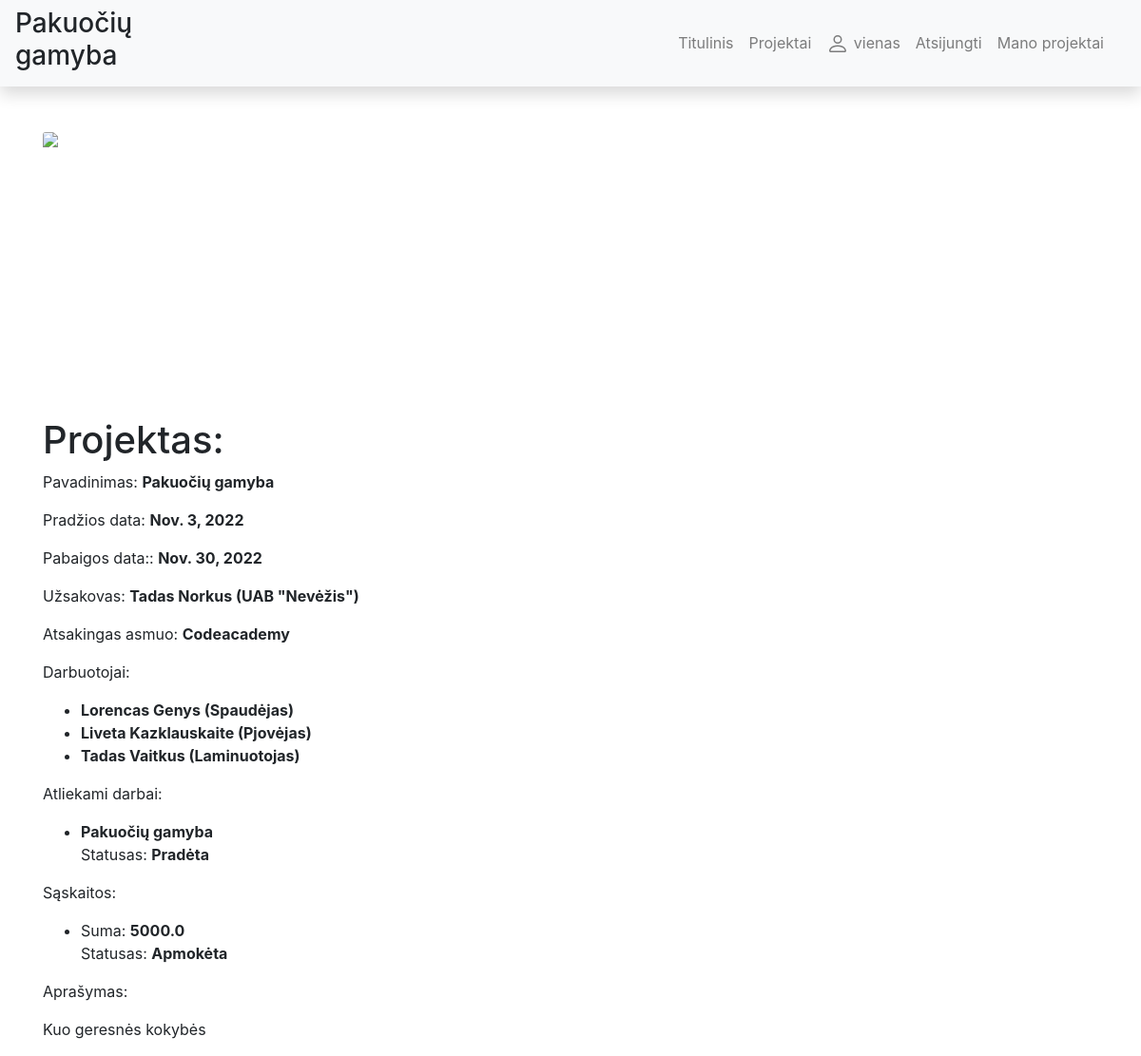
Page /projects/1 (signed in) on the committed database.
### main/models.py (models this page shows, shortened)
class Project(models.Model):
    name = models.CharField('name', max_length=200, help_text='Įveskite projekto pavadinimą')
    date_start = models.DateField('Pradžios data', blank=True)
    date_end = models.DateField('Pabaigos data', blank=True)
    client = models.ForeignKey('Client', verbose_name='Klientas', on_delete=models.SET_NULL, null=True, blank=True)
    in_charge = models.ForeignKey(User, verbose_name='Projekto Vadovas', on_delete=models.SET_NULL, null=True,
                                  blank=True)
    employees = models.ManyToManyField("Employee", verbose_name='Darbuotojai',
                                       help_text='Darbuotojai')
    tasks = models.ManyToManyField("Task", verbose_name='Užduotys', help_text='Darbai')
    bills = models.ManyToManyField("Bill", verbose_name='Sąskaitos', help_text='Sąskaitos')
    image = models.ImageField(("Nuotrauka"), upload_to='project_images', null=True, blank=True)
    description = HTMLField(verbose_name='Aprašymas', blank=True, null=True)
    class Meta:
        verbose_name = ('Projektas')
        verbose_name_plural = ('Projektai')

class Client(models.Model):
    first_name = models.CharField('Vardas', max_length=50, help_text='Įveskite kliento vardą')
    last_name = models.CharField('Pavardė', max_length=50, help_text='Įveskite kliento pavardę')
    company = models.CharField('Įmonė', max_length=50, help_text='Įmonės pavadinimas')
    email_field = models.EmailField('Email', max_length=50, help_text='Įveskite kliento elektroninį paštą')
    def __str__(self):
        return f"{self.first_name} {self.last_name} ({self.company})"
    class Meta:
        verbose_name = ('Klientas')
        verbose_name_plural = ('Klientai')

class Employee(models.Model):
    first_name = models.CharField('Vardas', max_length=100, help_text='Įveskite darbuotojo vardą')
    last_name = models.CharField('Pavardė', max_length=100, help_text='Įveskite darbuotojo pavardę')
    position = models.ForeignKey('Position', verbose_name='Pareigos', on_delete=models.SET_NULL, null=True, blank=True)
    def __str__(self):
        return f"{self.first_name} {self.last_name} ({self.position})"
    class Meta:
        verbose_name = ('Darbuotojas')
        verbose_name_plural = ('Darbuotojai')

class Position(models.Model):
    position_name = models.CharField('Pareigos', max_length=100, help_text='Įveskite darbuotojo pareigas')
    def __str__(self):
        return f"{self.position_name}"
    class Meta:
        verbose_name = ('Pareigos')
        verbose_name_plural = ('Pareigos')

class Task(models.Model):
    task_name = models.CharField('Atliekamas darbas', max_length=100, help_text='Įveskite darbo pobudį')
    task_comment = models.TextField('Pastebėjimai', max_length=300,
                                    help_text="Įveskite atliekamo darbo pageidavimus")
    TASK_STATUS = (('A', 'Atlikta'),('B', 'Baigta'),('P', 'Pradėta'))
    status = models.CharField('Užduoties būklė', max_length=1, choices=TASK_STATUS, blank=True, default='P',
                              help_text='Užduoties atlikimo būklė')
    class Meta:
        verbose_name = ('Užduotis')
        verbose_name_plural = ('Užduotys')

class Bill(models.Model):
    issue_date = models.DateField('Sąskaitos išrašymo data', blank=True)
    bill_sum = models.FloatField('Sąskaitos suma', blank=True)
    BILL_STATUS = (
        ('A', 'Apmokėta'),
        ('N', 'Neapmokėta'),
    )
    status = models.CharField('Užduoties būklė', max_length=1, choices=BILL_STATUS, blank=True, default='N',
                              help_text='Užduoties vydymo būklė')
    class Meta:
        verbose_name = ('Sąskaita')
        verbose_name_plural = ('Sąskaitos')

### main/views.py (the view)
# urls.py: path('projects/<int:pk>', views.ProjectDetailView.as_view(), name='project'),
class ProjectDetailView(LoginRequiredMixin, UserPassesTestMixin, generic.DetailView):
    model = Project
    template_name = 'project.html'
    context_object_name = 'project'
    def test_func(self):
        self.object = self.get_object()
        if self.request.user == self.object.in_charge or self.request.user.is_superuser:
            return True
        return False

### main/templates/project.html (shortened to what this page needs)
{% extends "base.html" %}
{% block content %}
{% load static %}
{% if project.image %}
<img src="{{ project.image.url }}" style="width:300px" class="card-img-top" alt="...">
{% else %}
<img src="{% static 'img/default.png' %}" style="width:300px" class="card-img-top">
{% endif %}
<h1>Projektas:</h1>
<p>Pavadinimas: <strong> {{ project.name }} </strong></p>
<p>Pradžios data: <strong> {{ project.date_start }} </strong></p>
<p>Pabaigos data:: <strong> {{ project.date_end }} </strong></p>
<p>Užsakovas: <strong> {{ project.client }} </strong></p>
<p>Atsakingas asmuo: <strong> {{ project.in_charge }}</strong> </p>
<p>Darbuotojai: </p>
<ul>
    {% for employee in project.employees.all %}
        <li> <strong> {{ employee }} </strong> </li>
    {% endfor %}
</ul>
<p>Atliekami darbai: </p>
<ul>
    {% for task in project.tasks.all %}
        <li> <strong> {{ task.task_name }} </strong> <p> Statusas: <strong> {{ task.get_status_display }} </strong> </p> </li>
    {% endfor %}
</ul>
<p>Sąskaitos: </p>
<ul>
    {% for bill in project.bills.all %}
        <li> Suma: <strong> {{ bill.bill_sum }} </strong> <p> Statusas: <strong> {{ bill.get_status_display }} </strong> </p> </li>
    {% endfor %}
</ul>
{% if project.description %}
<p>Aprašymas: {{ project.description | safe }} </p>
{% endif %}
{% endblock %}

### main/templates/navbar.html (shortened to what this page needs)
<nav class="navbar navbar-expand-lg navbar-light bg-light static-top mb-5 shadow">
    <h3>Pakuočių gamyba</h3>
    <div class="container">
      <div class="collapse navbar-collapse" id="navbarResponsive">
        <ul class="navbar-nav ml-auto">
          <li class="nav-item">
            <a class="nav-link" href="{% url 'index' %}">Titulinis</a>
          </li>
          {% if user.is_superuser %}
          <li class="nav-item">
            <a class="nav-link" href="{% url 'projects' %}">Projektai</a>
          </li>
          {% endif %}
        {% if user.is_authenticated %}
          <li class="nav-item"><a class="nav-link">
          {{ user.get_username }}</a></li>
          <li class="nav-item"><a class="nav-link" href="{% url 'logout' %}">Atsijungti</a></li>
          <li class="nav-item"><a class="nav-link" href="{% url 'my-projects' %}">Mano projektai</a></li>
        {% else %}
          <li class="nav-item"><a class="nav-link" href="{% url 'login' %}">Prisijungti</a></li>
          <li class="nav-item"><a class="nav-link" href="{% url 'register' %}">Registruotis</a></li>
        </ul>
        {% endif %}
      </div>
    </div>
  </nav>

### main/migrations/static/css/styles.css (style rules this page uses)
img { max-height: 300px; min-height: 300px; max-width:300px; min-width: 300px; object-fit: cover; }

### rows in the picture
Project: name "Pakuočių gamyba", date_start "Nov. 3, 2022", date_end "Nov. 30, 2022", client "Tadas Norkus (UAB \"Nevėžis\")", in_charge "Codeacademy", description "Kuo geresnės kokybės"
Employee: first_name+last_name+position "Lorencas Genys (Spaudėjas)"
Employee: first_name+last_name+position "Liveta Kazklauskaite (Pjovėjas)"
Employee: first_name+last_name+position "Tadas Vaitkus (Laminuotojas)"
Task: task_name "Pakuočių gamyba", status "Pradėta"
Bill: bill_sum "5000.0", status "Apmokėta"

### other values in the picture
{{ user.get_username }} "vienas"
